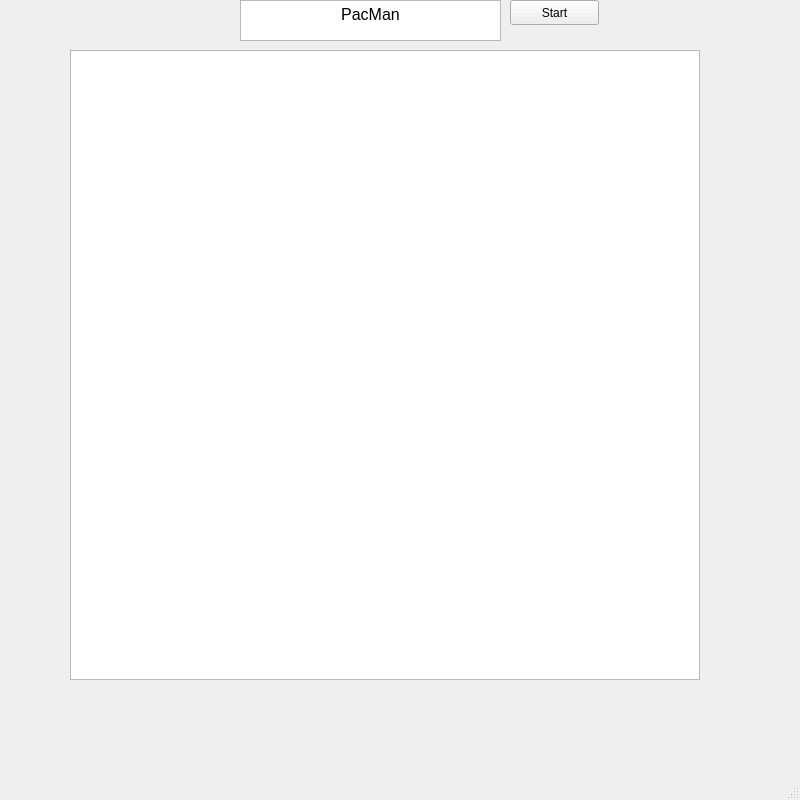
<?xml version="1.0" encoding="UTF-8"?>
<ui version="4.0">
 <class>Tablero</class>
 <widget class="QMainWindow" name="Tablero">
  <property name="geometry">
   <rect>
    <x>0</x>
    <y>0</y>
    <width>800</width>
    <height>800</height>
   </rect>
  </property>
  <property name="windowTitle">
   <string>Tablero</string>
  </property>
  <widget class="QWidget" name="centralwidget">
   <widget class="QGraphicsView" name="graphicsView">
    <property name="geometry">
     <rect>
      <x>70</x>
      <y>50</y>
      <width>630</width>
      <height>630</height>
     </rect>
    </property>
    <property name="maximumSize">
     <size>
      <width>700</width>
      <height>700</height>
     </size>
    </property>
    <property name="sceneRect">
     <rectf>
      <x>0.000000000000000</x>
      <y>0.000000000000000</y>
      <width>600.000000000000000</width>
      <height>600.000000000000000</height>
     </rectf>
    </property>
   </widget>
   <widget class="QTextBrowser" name="textBrowser">
    <property name="geometry">
     <rect>
      <x>240</x>
      <y>0</y>
      <width>261</width>
      <height>41</height>
     </rect>
    </property>
    <property name="html">
     <string>&lt;!DOCTYPE HTML PUBLIC &quot;-//W3C//DTD HTML 4.0//EN&quot; &quot;http://www.w3.org/TR/REC-html40/strict.dtd&quot;&gt;
&lt;html&gt;&lt;head&gt;&lt;meta name=&quot;qrichtext&quot; content=&quot;1&quot; /&gt;&lt;style type=&quot;text/css&quot;&gt;
p, li { white-space: pre-wrap; }
&lt;/style&gt;&lt;/head&gt;&lt;body style=&quot; font-family:'Ubuntu'; font-size:11pt; font-weight:400; font-style:normal;&quot;&gt;
&lt;p align=&quot;center&quot; style=&quot; margin-top:0px; margin-bottom:0px; margin-left:0px; margin-right:0px; -qt-block-indent:0; text-indent:0px;&quot;&gt;&lt;span style=&quot; font-size:12pt;&quot;&gt;PacMan&lt;/span&gt;&lt;/p&gt;&lt;/body&gt;&lt;/html&gt;</string>
    </property>
   </widget>
   <widget class="QPushButton" name="pushButtonStart">
    <property name="geometry">
     <rect>
      <x>510</x>
      <y>0</y>
      <width>89</width>
      <height>25</height>
     </rect>
    </property>
    <property name="text">
     <string>Start</string>
    </property>
   </widget>
  </widget>
  <widget class="QMenuBar" name="menubar">
   <property name="geometry">
    <rect>
     <x>0</x>
     <y>0</y>
     <width>800</width>
     <height>22</height>
    </rect>
   </property>
  </widget>
  <widget class="QStatusBar" name="statusbar"/>
 </widget>
 <resources/>
 <connections/>
</ui>
